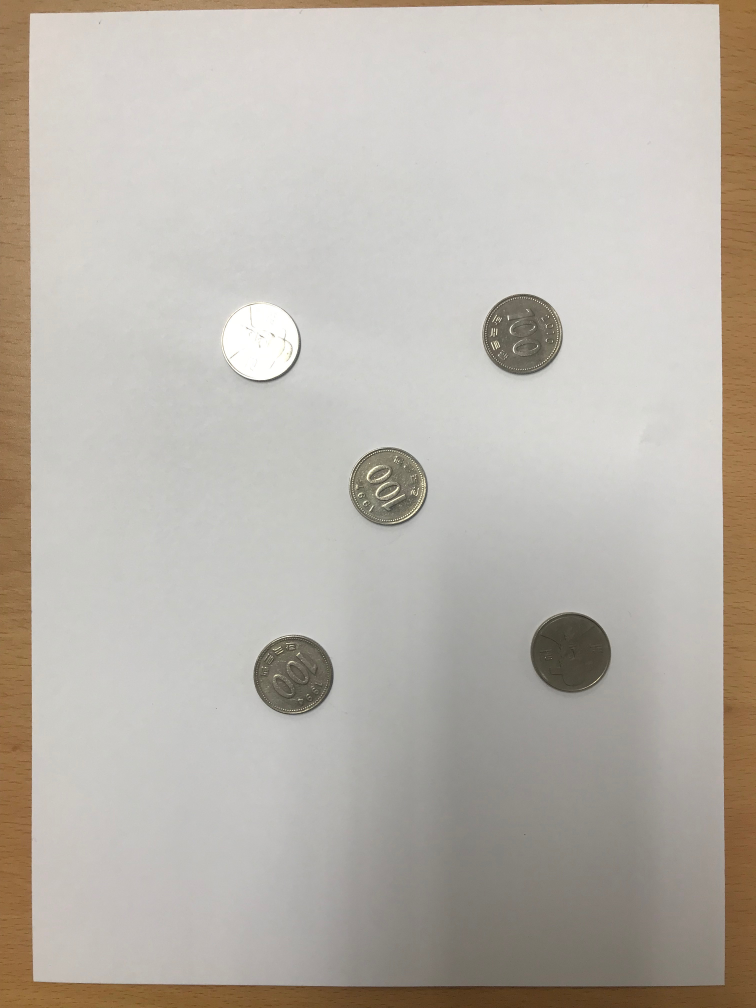
#> input picture Homework-01/Coin-Segmentation/images/IMG_01.JPG, 3024 x 4032 px (shown at 1/4 size)
$ jupyter execute Coin_Detection-01.ipynb
#> lines starting #> are read from the running program, lines starting #| are printed output that depends on the picture; after the words box and inside, x2 and y2 are one past the last pixel; in counts of white or black regions, pixels touching at a corner belong together
[cell 1]
import matplotlib.pyplot as plt
import numpy as np
import cv2

im = cv2.imread("images/IMG_01.JPG")
#> im is the input picture: shape (4032, 3024, 3); mean B, G, R 171.9, 180, 185.8
plt.imshow(im)

[cell 2]
roi = im[1000:3000,800:2500]
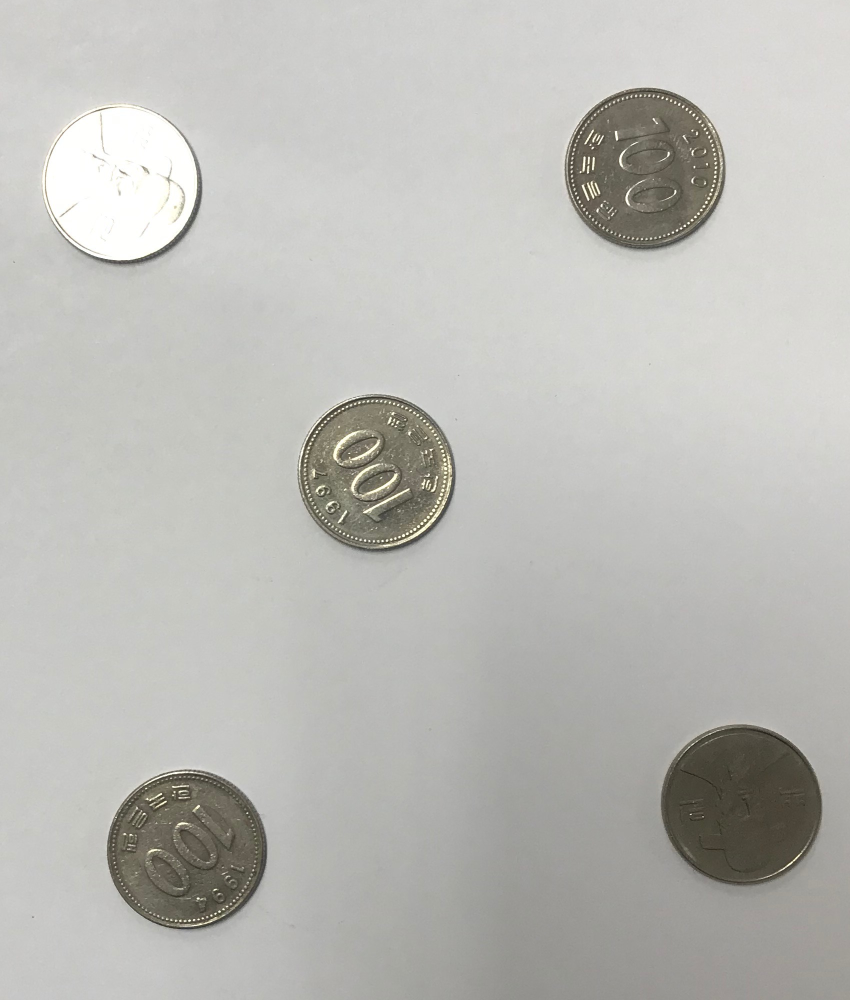
#> roi: shape (2000, 1700, 3) (shown at 1/2 size); mean B, G, R 182.2, 186.5, 186.9
plt.imshow(roi,"gray")

[cell 3]
gray = cv2.cvtColor(roi, cv2.COLOR_BGR2GRAY)
gray_blur = cv2.GaussianBlur(gray, (25, 25), 0)
thresh = cv2.adaptiveThreshold(gray_blur, 255, cv2.ADAPTIVE_THRESH_GAUSSIAN_C,cv2.THRESH_BINARY_INV, 11, 1)
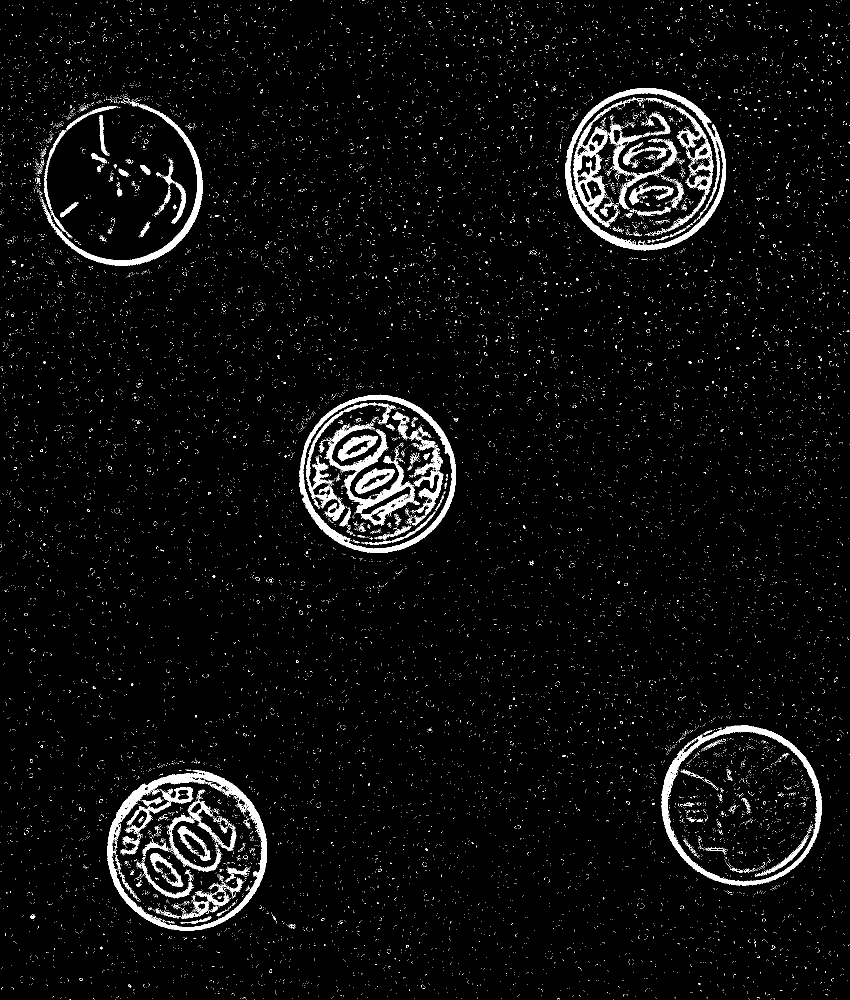
#> thresh: shape (2000, 1700) (shown at 1/2 size); 4% white; 17093 white regions (16930 under 20 px), largest, box (x1, y1, x2, y2) and area: (214, 1540, 534, 1862) 11733, (1130, 176, 1452, 501) 10540, (1322, 1450, 1644, 1772) 9795
plt.imshow(thresh,"gray")

[cell 4]
kernel = np.ones((3, 3), np.uint8)
closing = cv2.morphologyEx(thresh, cv2.MORPH_CLOSE,kernel, iterations=2)
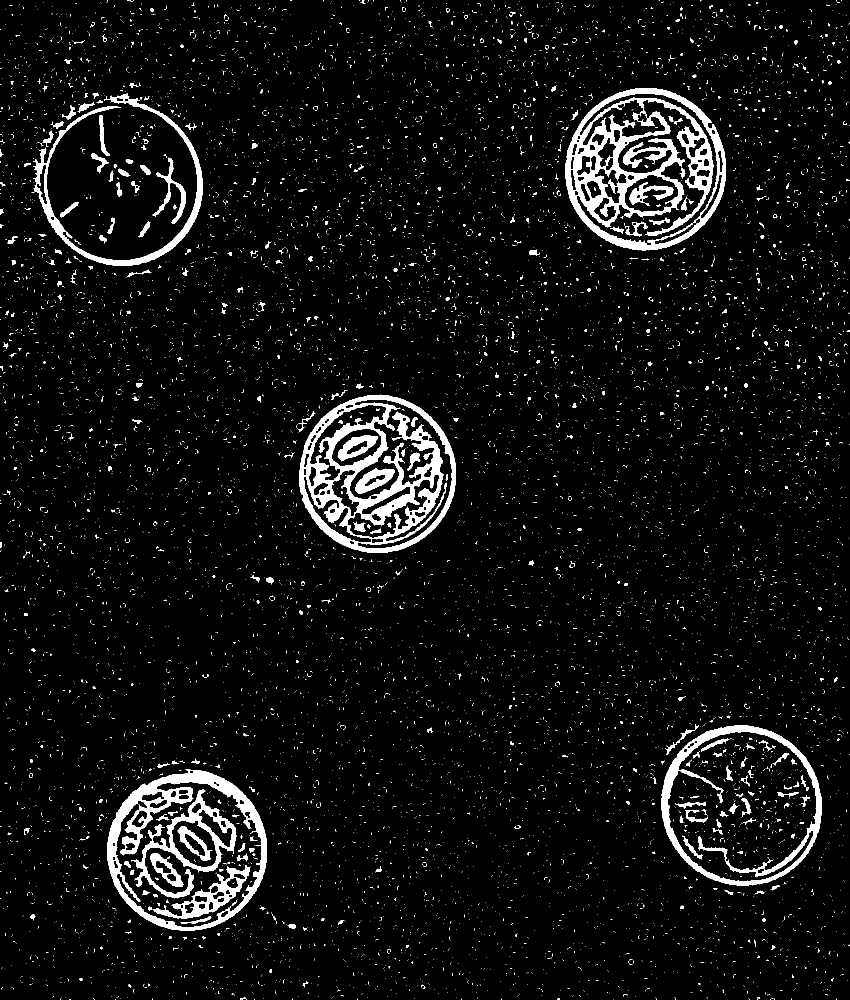
#> closing: shape (2000, 1700) (shown at 1/2 size); 5.4% white; 11159 white regions (10771 under 20 px)
plt.imshow(closing,"gray")

[cell 5]
cont_img = closing.copy()
contours, hierarchy = cv2.findContours(cont_img, cv2.RETR_EXTERNAL,cv2.CHAIN_APPROX_SIMPLE)
#> contours = 10704 contours, 10537 with area under 20; largest, box (x1, y1, x2, y2) and area: (1130, 176, 1452, 501) 81318, (1322, 1450, 1644, 1772) 80482, (214, 1539, 534, 1862) 79388, (598, 789, 912, 1106) 77110, (66, 187, 405, 532) 9945

circles = cv2.HoughCircles(closing, cv2.HOUGH_GRADIENT, 0.1, 120, param1 = 70, param2 = 30, minRadius = 100, maxRadius = 180)
#> circles = [[754.5, 947.5, 156.7], [1289.5, 338.5, 160.9], [240.5, 367.5, 153], [372.5, 1700.5, 160.7], [1480.5, 1613.5, 162.6], [1057.5, 512.5, 140.9]]
circles_rnd = np.uint16(np.around(circles))
#> circles_rnd = [[754, 948, 157], [1290, 338, 161], [240, 368, 153], [372, 1700, 161], [1480, 1614, 163], [1058, 512, 141]]

print(circles_rnd.shape)
#| (1, 6, 3)

[cell 6]
count = 1
for i in circles_rnd[0, :]:
    cv2.circle(roi, (i[0],i[1]),i[2],(255, 0, 150), 15)
    cv2.circle(roi, (i[0],i[1]),6,(0, 0, 0), 4)
    cv2.putText(roi, str(count), (i[0]-70,i[1]+30), cv2.FONT_HERSHEY_PLAIN, 12, (0,0,150), 10)
    count += 1

    plt.rcParams["figure.figsize"] = (3,4)
    plt.imshow(roi)
#> this loop made 6 passes
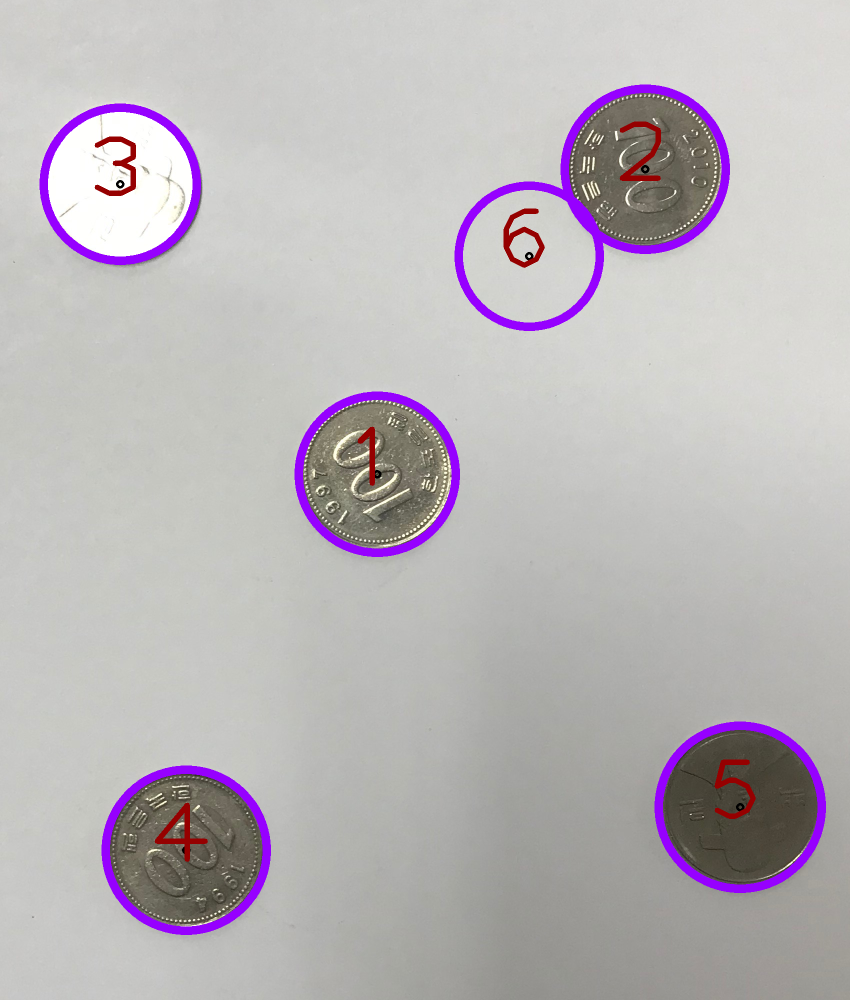
#> roi: shape (2000, 1700, 3) (shown at 1/2 size); 3.42% of pixels changed, all inside (x1, y1, x2, y2) = (79, 169, 1652, 1870)
#> after the loop, count = 7
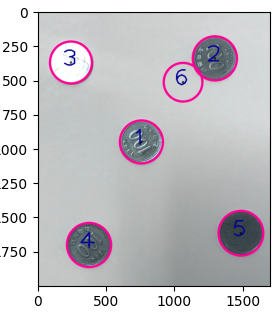
#> figure drawn by matplotlib, 1 panel; B, G, R data is drawn as R, G, B

$ run again, with Homework-01/Coin-Segmentation/images/IMG_03.JPG copied over Homework-01/Coin-Segmentation/images/IMG_01.JPG
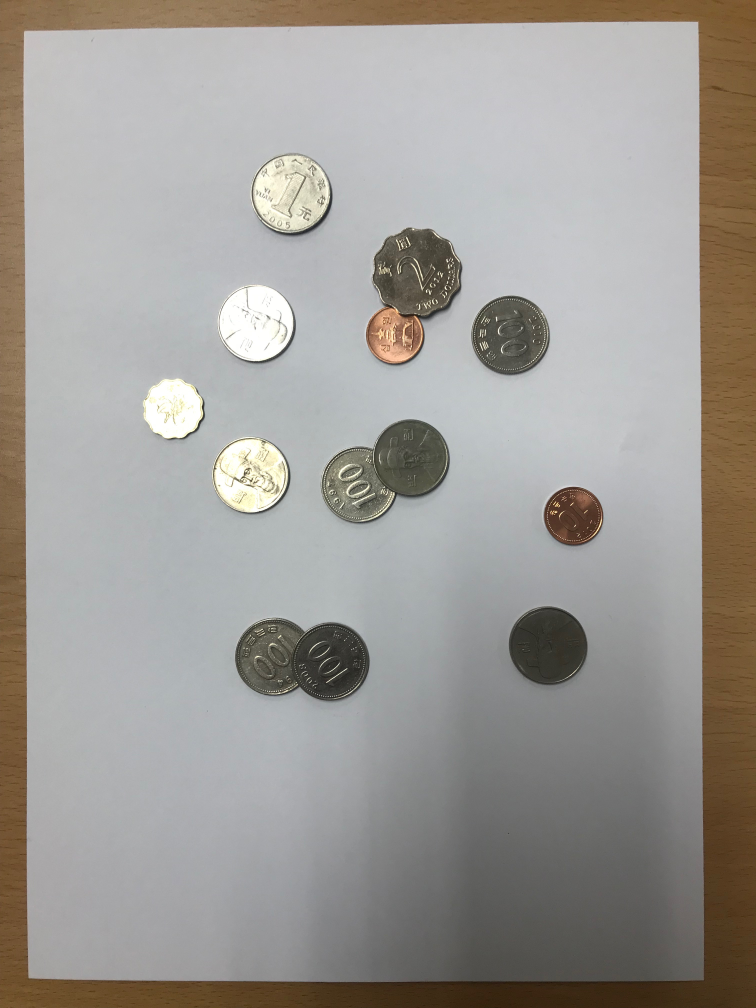
#> input picture Homework-01/Coin-Segmentation/images/IMG_03.JPG, 3024 x 4032 px (shown at 1/4 size)
#> im is the input picture: shape (4032, 3024, 3); mean B, G, R 149.8, 154.6, 158.1
#> thresh: shape (2000, 1700); 7.4% white; 17156 white regions (16784 under 20 px), largest, box (x1, y1, x2, y2) and area: (486, 678, 1000, 1096) 23801, (664, 0, 1050, 463) 21373, (141, 1472, 679, 1806) 18616
#> closing: shape (2000, 1700); 9.8% white; 9167 white regions (8748 under 20 px)
#> contours = 8507 contours, 8354 with area under 20; largest, box (x1, y1, x2, y2) and area: (141, 1471, 679, 1806) 133191, (486, 678, 1000, 1096) 132307, (49, 121, 384, 456) 81552, (1086, 183, 1400, 501) 77540, (1236, 1427, 1550, 1740) 76640
#> circles = [[205.5, 901.5, 146.3], [1242.5, 341.5, 158.3], [519.5, 1647.5, 158.4], [220.5, 292.5, 151.9], [296.5, 1629.5, 155.2], [638.5, 940.5, 154], [1493.5, 1066.5, 119.8], [844.5, 835.5, 155.2], [1390.5, 1580.5, 154.4], [777.5, 337.5, 113.3], [839.5, 126.5, 137.6]]
#> circles_rnd = [[206, 902, 146], [1242, 342, 158], [520, 1648, 158], [220, 292, 152], [296, 1630, 155], [638, 940, 154], [1494, 1066, 120], [844, 836, 155], [1390, 1580, 154], [778, 338, 113], [840, 126, 138]]
#| (1, 11, 3)
#> the loop `for i in circles_rnd[0, :]:` made 11 passes
#> after the loop `for i in circles_rnd[0, :]:`:
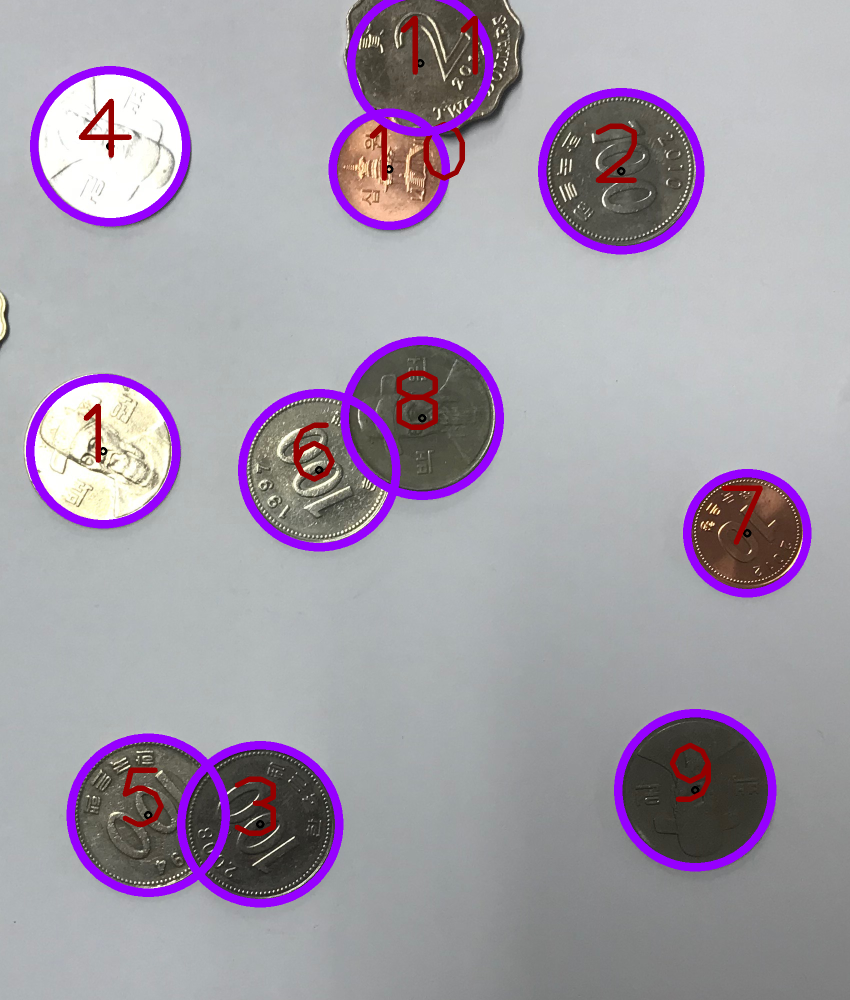
#> roi: shape (2000, 1700, 3) (shown at 1/2 size); mean B, G, R 167.2, 155.7, 163
#> after the loop `for i in circles_rnd[0, :]:`: count = 12
#> `[cell 6] count = 1 for i in circles_rnd[0, :]: cv2.circle(roi, (i[0],i..`:
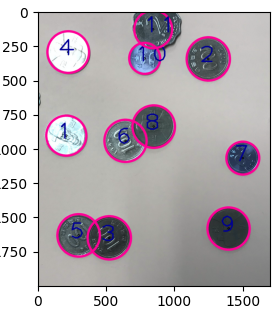
#> figure drawn by matplotlib, 1 panel; B, G, R data is drawn as R, G, B
